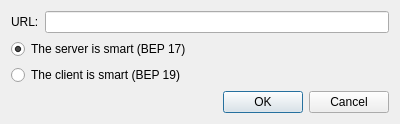
<?xml version="1.0" encoding="UTF-8"?>
<ui version="4.0">
 <class>AddWebSeedDialog</class>
 <widget class="QDialog" name="AddWebSeedDialog">
  <property name="geometry">
   <rect>
    <x>0</x>
    <y>0</y>
    <width>400</width>
    <height>113</height>
   </rect>
  </property>
  <property name="windowTitle">
   <string>Add a web seed</string>
  </property>
  <layout class="QVBoxLayout" name="verticalLayout">
   <item>
    <layout class="QHBoxLayout" name="horizontalLayout">
     <item>
      <widget class="QLabel" name="label">
       <property name="text">
        <string>URL:</string>
       </property>
      </widget>
     </item>
     <item>
      <widget class="QLineEdit" name="URL_"/>
     </item>
    </layout>
   </item>
   <item>
    <widget class="QRadioButton" name="BEP17_">
     <property name="text">
      <string>The server is smart (BEP 17)</string>
     </property>
     <property name="checked">
      <bool>true</bool>
     </property>
    </widget>
   </item>
   <item>
    <widget class="QRadioButton" name="BEP19_">
     <property name="text">
      <string>The client is smart (BEP 19)</string>
     </property>
    </widget>
   </item>
   <item>
    <widget class="QDialogButtonBox" name="buttonBox">
     <property name="orientation">
      <enum>Qt::Horizontal</enum>
     </property>
     <property name="standardButtons">
      <set>QDialogButtonBox::Cancel|QDialogButtonBox::Ok</set>
     </property>
    </widget>
   </item>
  </layout>
 </widget>
 <resources/>
 <connections>
  <connection>
   <sender>buttonBox</sender>
   <signal>accepted()</signal>
   <receiver>AddWebSeedDialog</receiver>
   <slot>accept()</slot>
   <hints>
    <hint type="sourcelabel">
     <x>248</x>
     <y>254</y>
    </hint>
    <hint type="destinationlabel">
     <x>157</x>
     <y>274</y>
    </hint>
   </hints>
  </connection>
  <connection>
   <sender>buttonBox</sender>
   <signal>rejected()</signal>
   <receiver>AddWebSeedDialog</receiver>
   <slot>reject()</slot>
   <hints>
    <hint type="sourcelabel">
     <x>316</x>
     <y>260</y>
    </hint>
    <hint type="destinationlabel">
     <x>286</x>
     <y>274</y>
    </hint>
   </hints>
  </connection>
 </connections>
</ui>
